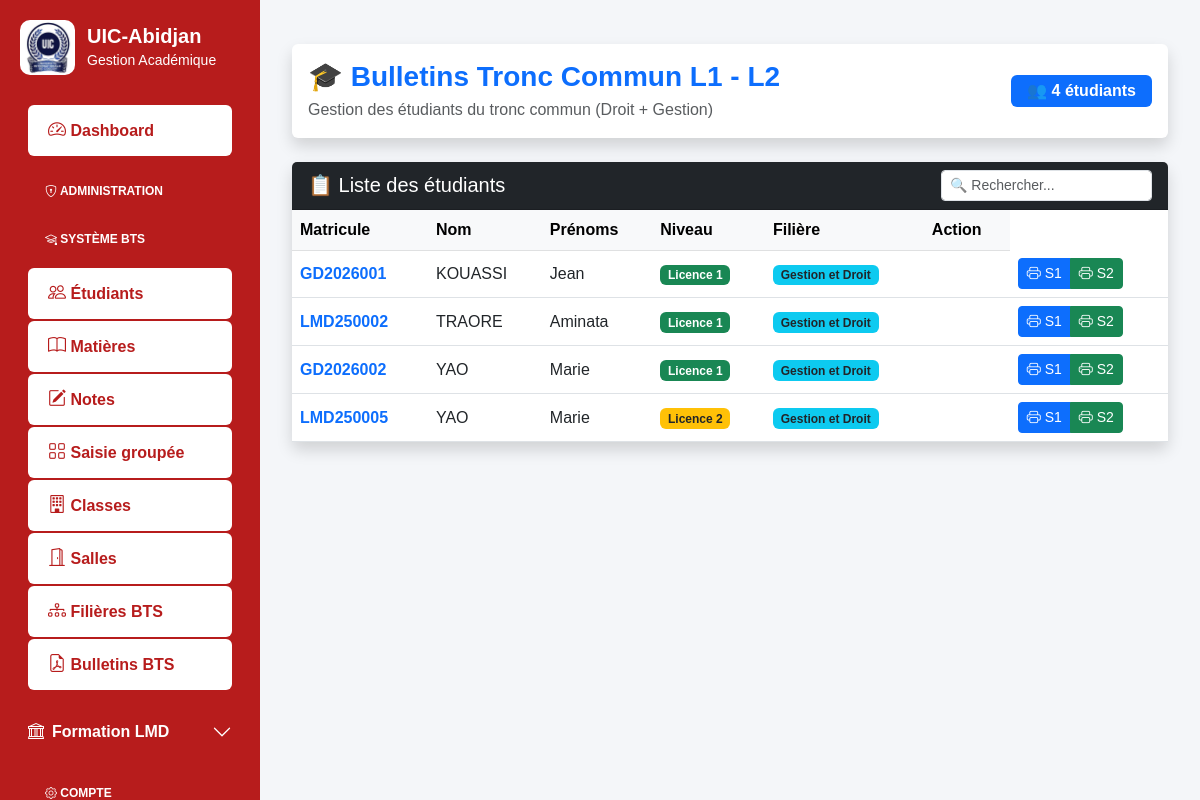
Screenshot of /lmd/tronc-commun/bulletins/ (signed in) with the database file from the repository.
### lmd/models.py (models this page shows, shortened)
class EtudiantLMD(models.Model):
    user = models.OneToOneField(
        User,
        on_delete=models.CASCADE,
        null=True,
        blank=True,
        related_name="etudiant_lmd"
    )
    matricule = models.CharField(
        max_length=50,
        unique=True,
        db_index=True
    )
    nom = models.CharField(
        max_length=100,
        db_index=True
    )
    prenoms = models.CharField(
        max_length=150
    )
    sexe = models.CharField(
        max_length=1,
        choices=(
            ('M', 'Masculin'),
            ('F', 'Féminin'),
        )
    )
    STATUTS = [
        ("AF", "Affecté"),
        ("NF", "Non Affecté"),
    ]
    statut = models.CharField(
        max_length=20,
        choices=STATUTS,
        default="NF"
    )
    date_naissance = models.DateField(
        null=True,
        blank=True
    )
    lieu_naissance = models.CharField(
        max_length=100,
        blank=True,
        null=True
    )
    telephone = models.CharField(
        max_length=30,
        blank=True
    )
    email = models.EmailField(
        blank=True
    )
    NIVEAUX = [
        ("L1", "Licence 1"),
        ("L2", "Licence 2"),
        ("L3", "Licence 3"),
        ("M1", "Master 1"),
        ("M2", "Master 2"),
        ("DOC", "Doctorat"),
    ]
    niveau = models.CharField(
        max_length=10,
        choices=NIVEAUX,
        db_index=True
    )
    filiere = models.ForeignKey(
        "FiliereLMD",
        on_delete=models.CASCADE,
        related_name="etudiants"
    )
    annee_academique = models.CharField(
        max_length=20,
        db_index=True
    )
    date_inscription = models.DateTimeField(
        auto_now_add=True
    )
    actif = models.BooleanField(
        default=True
    )
    class Meta:
        ordering = [
            "nom",
            "prenoms"
        ]
        constraints = [
            models.UniqueConstraint(
                fields=[
                    "matricule",
                    "annee_academique"
                ],
                name="unique_etudiant_annee"
            )
        ]

class FiliereLMD(models.Model):
    NIVEAUX = [
        ("L1-L2", "Licence Fondamentale"),
        ("L3", "Licence Professionnelle"),
        ("M1-M2", "Master"),
    ]
    code = models.CharField(
        max_length=20,
        unique=True
    )
    libelle = models.CharField(
        max_length=100
    )
    niveau_formation = models.CharField(
        max_length=10,
        choices=NIVEAUX,
        default="L1-L2"
    )

### lmd/views.py (the view)
# urls.py: path("tronc-commun/bulletins/",views.liste_bulletins_tronc_commun,name="liste_bulletins_tronc_commun"),
@login_required(login_url="login")
@role_required("ADMIN")
def liste_bulletins_tronc_commun(request):
    etudiants = EtudiantLMD.objects.filter(
        filiere__libelle="Gestion et Droit",
        niveau__in=["L1", "L2"]
    ).order_by(
        "niveau",
        "nom",
        "prenoms"
    )
    return render(
        request,
        "lmd/trom_commun/bulletins.html",
        {
            "etudiants": etudiants,
            "titre": "Bulletins Tronc Commun L1 - L2"
        }
    )

### lmd/templates/lmd/trom_commun/bulletins.html (shortened to what this page needs)
{% extends "base.html" %}
{% block content %}
<div class="container-fluid mt-4">
    <div class="card shadow border-0 mb-4">
        <div class="card-body d-flex justify-content-between align-items-center">
            <div>
                <h3 class="fw-bold text-primary mb-1">
                    🎓 {{titre|default:"Tronc Commun L1 - L2 Droit & Gestion"}}
                </h3>
                <p class="text-muted mb-0">
                    Gestion des étudiants du tronc commun (Droit + Gestion)
                </p>
            </div>
            <div class="text-end">
                <span class="badge bg-primary fs-6 px-3 py-2">
                    👥 {{ etudiants|length }} étudiants
                </span>
            </div>
        </div>
    </div>
    <div class="card shadow border-0">
        <div class="card-header bg-dark text-white">
            <div class="d-flex justify-content-between align-items-center">
                <h5 class="mb-0">
                    📋 Liste des étudiants
                </h5>
                <input type="text" id="search" class="form-control form-control-sm w-25" placeholder="🔍 Rechercher...">
            </div>
        </div>
        <div class="card-body p-0">
            <div class="table-responsive">
                <table class="table table-hover align-middle mb-0" id="studentTable">
                    <thead class="table-light">
                        <tr>
                            <th>Matricule</th>
                            <th>Nom</th>
                            <th>Prénoms</th>
                            <th>Niveau</th>
                            <th>Filière</th>
                            <th>Action</th>
                        </tr>
                    </thead>
                    <tbody>
                        {% for e in etudiants %}
                        <tr>
                            <td class="fw-bold text-primary">
                                {{e.matricule}}
                            </td>
                            <td>
                                {{e.nom}}
                            </td>
                            <td>
                                {{e.prenoms}}
                            </td>
                            <td>
                                {% if e.niveau == "L1" %}
                                <span class="badge bg-success">
                                    Licence 1
                                </span>
                                {% elif e.niveau == "L2" %}
                                <span class="badge bg-warning text-dark">
                                    Licence 2
                                </span>
                                {% else %}
                                <span class="badge bg-secondary">
                                    {{e.niveau}}
                                </span>
                                {% endif %}
                            </td>
                            <td>
                                <span class="badge bg-info text-dark">
                                    {{e.filiere.libelle}}
                                </span>
                            </td>
                            <td>
                                <td>
                                    <div class="btn-group">
                                        <a href="{% url 'bulletin_tronc_commun_pdf' e.id 'S1' %}"
                                           class="btn btn-sm btn-primary"
                                           target="_blank">
                                            <i class="bi bi-printer"></i>
                                            S1
                                        </a>
                                        <a href="{% url 'bulletin_tronc_commun_pdf' e.id 'S2' %}"
                                           class="btn btn-sm btn-success"
                                           target="_blank">
                                            <i class="bi bi-printer"></i>
                                            S2
                                        </a>
                                    </div>
                                </td>
                            </td>
                        </tr>
                        {% endfor %}
                    </tbody>
                </table>
            </div>
        </div>
    </div>
</div>
{% endblock %}

### core/templates/base.html (style rules this page uses)
body { margin: 0; font-family: Arial, sans-serif; background: #f4f6f9; }

### rows the page displays
EtudiantLMD: matricule "GD2026001", nom "KOUASSI", prenoms "Jean", niveau "Licence 1", filiere.libelle "Gestion et Droit"
EtudiantLMD: matricule "LMD250002", nom "TRAORE", prenoms "Aminata", niveau "Licence 1", filiere.libelle "Gestion et Droit"
EtudiantLMD: matricule "GD2026002", nom "YAO", prenoms "Marie", niveau "Licence 1", filiere.libelle "Gestion et Droit"
EtudiantLMD: matricule "LMD250005", nom "YAO", prenoms "Marie", niveau "Licence 2", filiere.libelle "Gestion et Droit"

### other values shown
{{ titre|default:"Tronc Commun L1 - L2 Droit & Gestion" }} "Bulletins Tronc Commun L1 - L2"
{{ etudiants|length }} "4"
